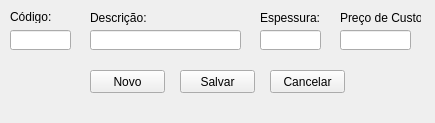
<?xml version="1.0" encoding="UTF-8"?>
<ui version="4.0">
 <class>MainWindow</class>
 <widget class="QMainWindow" name="MainWindow">
  <property name="geometry">
   <rect>
    <x>0</x>
    <y>0</y>
    <width>435</width>
    <height>123</height>
   </rect>
  </property>
  <property name="windowTitle">
   <string>Cadastro de Vidros</string>
  </property>
  <widget class="QWidget" name="centralwidget">
   <widget class="QLabel" name="label_codigo_vidro">
    <property name="geometry">
     <rect>
      <x>10</x>
      <y>10</y>
      <width>47</width>
      <height>13</height>
     </rect>
    </property>
    <property name="text">
     <string>Código:</string>
    </property>
   </widget>
   <widget class="QLabel" name="label_espessura_vidro">
    <property name="geometry">
     <rect>
      <x>260</x>
      <y>10</y>
      <width>61</width>
      <height>16</height>
     </rect>
    </property>
    <property name="text">
     <string>Espessura:</string>
    </property>
   </widget>
   <widget class="QLabel" name="label_descricao_vidro">
    <property name="geometry">
     <rect>
      <x>90</x>
      <y>10</y>
      <width>71</width>
      <height>16</height>
     </rect>
    </property>
    <property name="text">
     <string>Descrição:</string>
    </property>
   </widget>
   <widget class="QLineEdit" name="lineEdit_codigo_vidro">
    <property name="geometry">
     <rect>
      <x>10</x>
      <y>30</y>
      <width>61</width>
      <height>20</height>
     </rect>
    </property>
   </widget>
   <widget class="QLineEdit" name="lineEdit_espessura_vidro">
    <property name="geometry">
     <rect>
      <x>260</x>
      <y>30</y>
      <width>61</width>
      <height>20</height>
     </rect>
    </property>
   </widget>
   <widget class="QLineEdit" name="lineEdit_descricao_vidro">
    <property name="geometry">
     <rect>
      <x>90</x>
      <y>30</y>
      <width>151</width>
      <height>20</height>
     </rect>
    </property>
   </widget>
   <widget class="QLineEdit" name="lineEdit_preco_vidro">
    <property name="geometry">
     <rect>
      <x>340</x>
      <y>30</y>
      <width>71</width>
      <height>20</height>
     </rect>
    </property>
   </widget>
   <widget class="QLabel" name="label_preco_vidro">
    <property name="geometry">
     <rect>
      <x>340</x>
      <y>10</y>
      <width>81</width>
      <height>16</height>
     </rect>
    </property>
    <property name="text">
     <string>Preço de Custo:</string>
    </property>
   </widget>
   <widget class="QPushButton" name="pushButton">
    <property name="geometry">
     <rect>
      <x>90</x>
      <y>70</y>
      <width>75</width>
      <height>23</height>
     </rect>
    </property>
    <property name="text">
     <string>Novo</string>
    </property>
   </widget>
   <widget class="QPushButton" name="pushButton_2">
    <property name="geometry">
     <rect>
      <x>180</x>
      <y>70</y>
      <width>75</width>
      <height>23</height>
     </rect>
    </property>
    <property name="text">
     <string>Salvar</string>
    </property>
   </widget>
   <widget class="QPushButton" name="pushButton_3">
    <property name="geometry">
     <rect>
      <x>270</x>
      <y>70</y>
      <width>75</width>
      <height>23</height>
     </rect>
    </property>
    <property name="text">
     <string>Cancelar</string>
    </property>
   </widget>
  </widget>
 </widget>
 <resources/>
 <connections/>
</ui>
